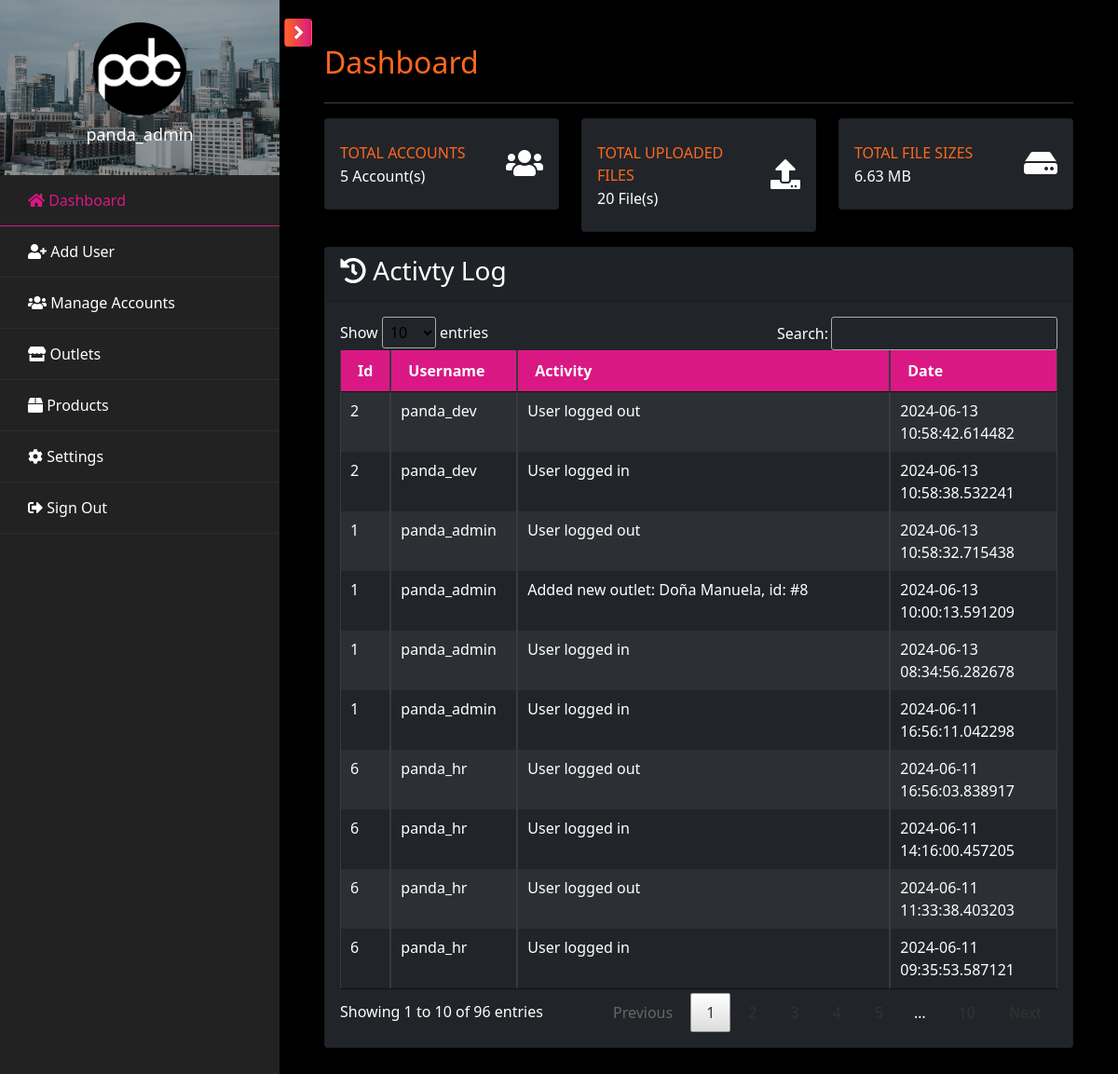
The app's page /pages/admin/admin.dashboard.php (signed in), older data.
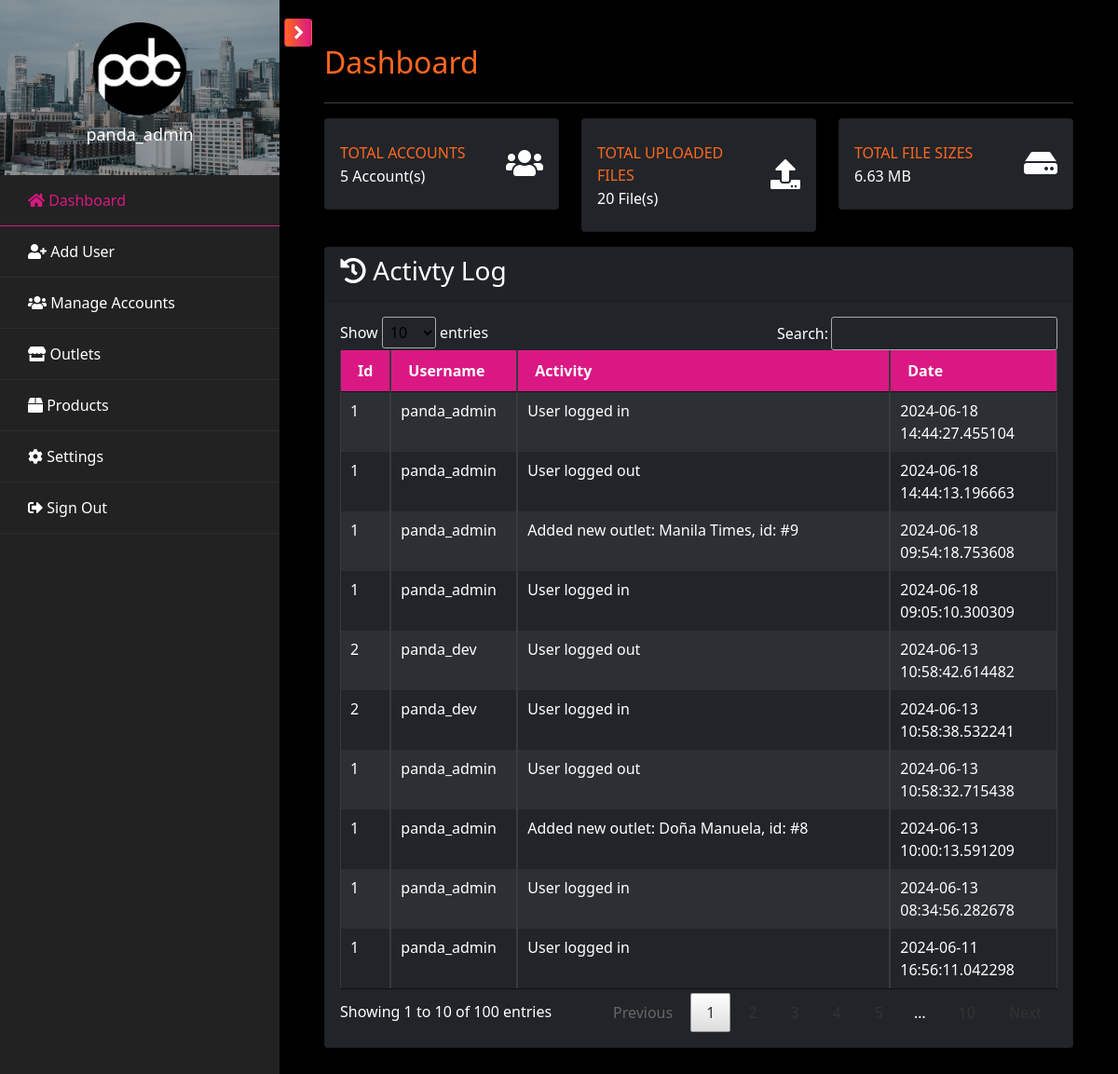
The same page, newer data.
### tables this page shows
CREATE TABLE `tbl_activity` (
  `id` int(100) NOT NULL,
  `user_id` varchar(100) NOT NULL,
  `activity` varchar(2000) NOT NULL,
  `type` varchar(100) NOT NULL,
  `date_posted` datetime(6) NOT NULL DEFAULT current_timestamp(6)
);

CREATE TABLE `tbl_user` (
  `id` int(11) NOT NULL,
  `username` varchar(100) NOT NULL,
  `password` varchar(255) NOT NULL,
  `role` enum('admin','support','dev','marketing','hr','outlet') NOT NULL,
  `branch` varchar(100) DEFAULT NULL,
  `status` enum('Active','Inactive') NOT NULL DEFAULT 'Active',
  `created` datetime(6) DEFAULT current_timestamp(6),
  `updated` datetime(6) DEFAULT current_timestamp(6) ON UPDATE current_timestamp(6)
);

### includes/upload_size.php (called while the page is built)
<?php
function getDirectorySize($directory) {
    $size = 0;
    foreach (new RecursiveIteratorIterator(new RecursiveDirectoryIterator($directory)) as $file) {
        if ($file->isFile()) {
            $size += $file->getSize();
        }
    }
    return $size;
}
function getFileCount($directory) {
    $count = 0;
    foreach (new RecursiveIteratorIterator(new RecursiveDirectoryIterator($directory)) as $file) {
        if ($file->isFile()) {
            $count++;
        }
    }
    return $count;
}
function formatSize($bytes, $decimals = 2) {
    $size = array('B', 'KB', 'MB', 'GB', 'TB', 'PB', 'EB', 'ZB', 'YB');
    $factor = floor((strlen($bytes) - 1) / 3);
    return sprintf("%.{$decimals}f", $bytes / pow(1024, $factor)) . ' ' . $size[$factor];
}
?>

### pages/admin/admin.dashboard.php (the view)
<?php include('admin.header.php'); ?>
            <div id="content" class="p-4 p-md-5 pt-5">
                <h2 class="mb-4 text-orange">Dashboard</h2>
                <hr />
                <div class="row">
                    <div class="col-lg-4 col-md-6 col-sm-6 col-12 mb-3">
                        <div class="card py-2 bg-dark">
                            <div class="card-body">
                                <div class="row no-gutters align-items-center">
                                    <div class="col mr-0">
                                        <div class="text-xs font-weight-bold text-orange text-uppercase mb-1">Total Accounts</div>
                                        <div class="h6 mb-0">
                                            <?php
                                                $acc_qry = "SELECT COUNT(*) FROM tbl_user WHERE status='Active'";
                                                $result = mysqli_query($conn, $acc_qry) or die(mysqli_error($db));
                                                while ($row = mysqli_fetch_array($result)) {
                                                    if($row[0] <= 0) {
                                                        echo "0";
                                                    }
                                                    else {
                                                        echo "$row[0]";
                                                    }
                                                }
                                            ?>&nbsp;Account(s)
                                        </div>
                                    </div>
                                    <div class="col-auto">
                                        <i class="fas fa-users fa-2x"></i>
                                    </div>
                                </div>
                            </div>
                        </div>
                    </div>
                    <div class="col-lg-4 col-md-6 col-sm-6 col-12 mb-3">
                        <div class="card py-2 bg-dark">
                            <div class="card-body">
                                <div class="row no-gutters align-items-center">
                                    <div class="col mr-0">
                                        <div class="text-xs font-weight-bold text-orange text-uppercase mb-1">Total Uploaded Files</div>
                                        <div class="h6 mb-0">
                                            <?php
                                                $directory = '../../uploads/';
                                                $totalFiles  = getFileCount($directory);
                                                echo $totalFiles;
                                            ?>&nbsp;File(s)
                                        </div>
                                    </div>
                                    <div class="col-auto">
                                        <i class="fas fa-upload fa-2x"></i>
                                    </div>
                                </div>
                            </div>
                        </div>
                    </div>
                    <div class="col-lg-4 col-md-6 col-sm-6 col-12 mb-3">
                        <div class="card py-2 bg-dark">
                            <div class="card-body">
                                <div class="row no-gutters align-items-center">
                                    <div class="col mr-0">
                                        <div class="text-xs font-weight-bold text-orange text-uppercase mb-1">Total File Sizes</div>
                                        <div class="h6 mb-0">
                                            <?php
                                                $directory = '../../uploads/';
                                                $totalSize = getDirectorySize($directory);
                                                echo formatSize($totalSize);
                                            ?>
                                        </div>
                                    </div>
                                    <div class="col-auto">
                                        <i class="fas fa-hdd fa-2x"></i>
                                    </div>
                                </div>
                            </div>
                        </div>
                    </div>
                </div>
                <div class="card bg-dark">
                    <div class="card-header">
                        <h3><i class="fas fa-history"></i> Activty Log</h3>
                    </div>
                    <div class="card-body">
                        <div class="table-responsive">
                            <table class="table table-bordered table-striped table-dark table-sm w-100" id="al_table">
                                <thead>
                                    <tr>
                                        <th>Id</th>
                                        <th>Username</th>
                                        <th>Activity</th>
                                        <th>Date</th>
                                    </tr>
                                </thead>
                                <tbody>
                                    <?php
                                        $activity_qry = mysqli_query($conn, "SELECT a.*, u.id as userid, u.username FROM tbl_activity a INNER JOIN tbl_user u ON a.user_id = u.id ORDER BY date_posted DESC");
                                        while($rows=mysqli_fetch_array($activity_qry)){
                                    ?>
                                        <tr>
                                            <td><?php echo $rows["userid"]; ?></td>
                                            <td><?php echo $rows["username"]; ?></td>
                                            <td><?php echo $rows["activity"]; ?></td>
                                            <td><?php echo $rows["date_posted"]; ?></td>
                                        </tr>
                                    <?php } ?>
                                </tbody>
                            </table>
                        </div>
                    </div>
                </div>
            </div>
<?php include('admin.footer.php'); ?>

### pages/admin/admin.header.php (shortened to what this page needs)
<?php
$current_page = basename($_SERVER['PHP_SELF']);
$accounts_page = ['admin.accounts.php', 'admin.user.php'];
$outlet_page = ['admin.outlet.php', 'admin.add.outlet.php', 'admin.edit.outlet.php'];
$product_page = ['admin.products.php', 'admin.add.product.php', 'admin.edit.product.php'];
include('../../includes/upload_size.php');
?>
<!DOCTYPE html>
<html lang="en">
    <head>
        <link href="../../assets/vendor/bootstrap/css/bootstrap.min.css" rel="stylesheet">
        <link href="../../assets/vendor/bootstrap-icons/bootstrap-icons.css" rel="stylesheet">
        <link href="../../assets/vendor/fontawesome/css/all.min.css" rel="stylesheet">
        <link href="../../assets/vendor/swiper/swiper-bundle.min.css" rel="stylesheet">
        <link href="../../assets/vendor/datatables/jquery.dataTables.min.css" rel="stylesheet">
        <link rel="stylesheet" href="https://stackpath.bootstrapcdn.com/font-awesome/4.7.0/css/font-awesome.min.css">
        <link href="../../assets/css/main.style.css" rel="stylesheet">
    </head>
    <body>
        <div class="wrapper d-flex align-items-stretch">
            <nav id="sidebar">
                <div class="custom-menu">
                    <button type="button" id="sidebarCollapse" class="btn btn-orange">
                    </button>
                </div>
                <div class="img bg-wrap text-center py-4" style="background-image: url(../../assets/img/wallpaper.jpg);">
                    <div class="user-logo">
                        <div class="img" style="background-image: url(../../assets/img/PDC-square.png);"></div>
                        <h3><?php echo $_SESSION['username']; ?></h3>
                    </div>
                </div>
                <ul class="list-unstyled components mb-5">
                    <li class="<?php echo ($current_page == 'admin.dashboard.php') ? 'active' : ''; ?>">
                        <a href="admin.dashboard.php"><span class="fas fa-home mr-3"></span>&nbsp;Dashboard</a>
                    </li>
                    <li class="<?php echo ($current_page == 'admin.register.php') ? 'active' : ''; ?>">
                        <a href="admin.register.php"><span class="fas fa-user-plus mr-3"></span>&nbsp;Add User</a>
                    </li>
                    <li class="<?php echo (in_array($current_page, $accounts_page)) ? 'active' : ''; ?>">
                        <a href="admin.accounts.php"><span class="fas fa-users mr-3"></span>&nbsp;Manage Accounts</a>
                    </li>
                    <li class="<?php echo (in_array($current_page, $outlet_page)) ? 'active' : ''; ?>">
                        <a href="admin.outlet.php"><span class="fas fa-store mr-3"></span>&nbsp;Outlets</a>
                    </li>
                    <li class="<?php echo (in_array($current_page, $product_page)) ? 'active' : ''; ?>">
                        <a href="admin.products.php"><span class="fas fa-box mr-3"></span>&nbsp;Products</a>
                    </li>
                    <li class="<?php echo ($current_page == 'admin.settings.php') ? 'active' : ''; ?>">
                        <a href="admin.settings.php"><span class="fas fa-cog mr-3"></span>&nbsp;Settings</a>
                    </li>
                    <li>
                        <a href="../../includes/logout.php"><span class="fas fa-sign-out-alt mr-3"></span>&nbsp;Sign Out</a>
                    </li>
                </ul>
            </nav>

### pages/admin/admin.footer.php (shortened to what this page needs)
        </div>
    </body>
</html>

### assets/css/main.style.css (style rules this page uses)
body { background-color: #000; color: #fff; text-align: left; margin: 0; }
.text-orange { color: #FF671F; }
.btn-orange { color: #fff; background-color: #FF671F; border-color: #FF671F; }
.img { background-size: cover; background-repeat: no-repeat; background-position: center center; }
.wrapper { width: 100%; }
#sidebar { min-width: 300px; max-width: 300px; background: #222; color: #fff; -webkit-transition: all 0.3s; -o-transition: all 0.3s; transition: all 0.3s; position: relative; }
#sidebar ul.components { padding: 0; }
#sidebar ul li { font-size: 16px; }
#sidebar ul li a { text-decoration: none; padding: 15px 30px; display: block; color: #fff; border-bottom: 1px solid rgba(255, 255, 255, 0.05); }
#sidebar ul li.active > a { background: transparent; color: #da1884; border-bottom: 1px solid #DA1884; }
#sidebar .custom-menu { display: inline-block; position: absolute; top: 20px; right: 0; margin-right: -35px; -webkit-transition: 0.3s; -o-transition: 0.3s; transition: 0.3s; }
#sidebar .custom-menu .btn.btn-orange { background: linear-gradient(to right, #FF671F, #DA1884); border-color: transparent; position: relative; color: #fff; width: 30px; height: 30px; }
#sidebar .custom-menu .btn.btn-orange:after, #sidebar .custom-menu .btn.btn-orange:before { position: absolute; top: 2px; left: 0; right: 0; bottom: 0; font-family: "FontAwesome"; color: #fff; }
#sidebar .custom-menu .btn.btn-orange:after { content: "\f054"; left: 2px; }
.bg-wrap { width: 100%; position: relative; z-index: 0; }
.bg-wrap:after { z-index: -1; position: absolute; top: 0; left: 0; right: 0; bottom: 0; content: ''; background: #000; opacity: .3; }
.bg-wrap .user-logo .img { width: 100px; height: 100px; border-radius: 50%; margin: 0 auto; margin-bottom: 10px; }
.bg-wrap .user-logo h3 { color: #fff; font-size: 18px; }
#content { width: 100%; padding: 0; min-height: 100vh; -webkit-transition: all 0.3s; -o-transition: all 0.3s; transition: all 0.3s; }
.table-dark { background-color: #222; color: #fff; }
.table-dark thead th { background-color: #DA1884; color: #fff; }

Row changes from the older to the newer data that the page shows:
no longer on this page (row unchanged): tbl_activity: user "6", user.username "panda_hr", activity "User logged out", date_posted "2024-06-11 16:56:03.838917"
no longer on this page (row unchanged): tbl_activity: user "6", user.username "panda_hr", activity "User logged in", date_posted "2024-06-11 14:16:00.457205"
no longer on this page (row unchanged): tbl_activity: user "6", user.username "panda_hr", activity "User logged out", date_posted "2024-06-11 11:33:38.403203"
no longer on this page (row unchanged): tbl_activity: user "6", user.username "panda_hr", activity "User logged in", date_posted "2024-06-11 09:35:53.587121"
added tbl_activity: user "1", user.username "panda_admin", activity "User logged in", date_posted "2024-06-18 14:44:27.455104"
added tbl_activity: user "1", user.username "panda_admin", activity "User logged out", date_posted "2024-06-18 14:44:13.196663"
added tbl_activity: user "1", user.username "panda_admin", activity "Added new outlet: Manila Times, id: #9", date_posted "2024-06-18 09:54:18.753608"
added tbl_activity: user "1", user.username "panda_admin", activity "User logged in", date_posted "2024-06-18 09:05:10.300309"
Text that changed along with them:
text written by a page script: "Show entries Search: Showing 1 to 10 of 96 entries Previous 1 …" → "Show entries Search: Showing 1 to 10 of 100 entries Previous 1 …"
